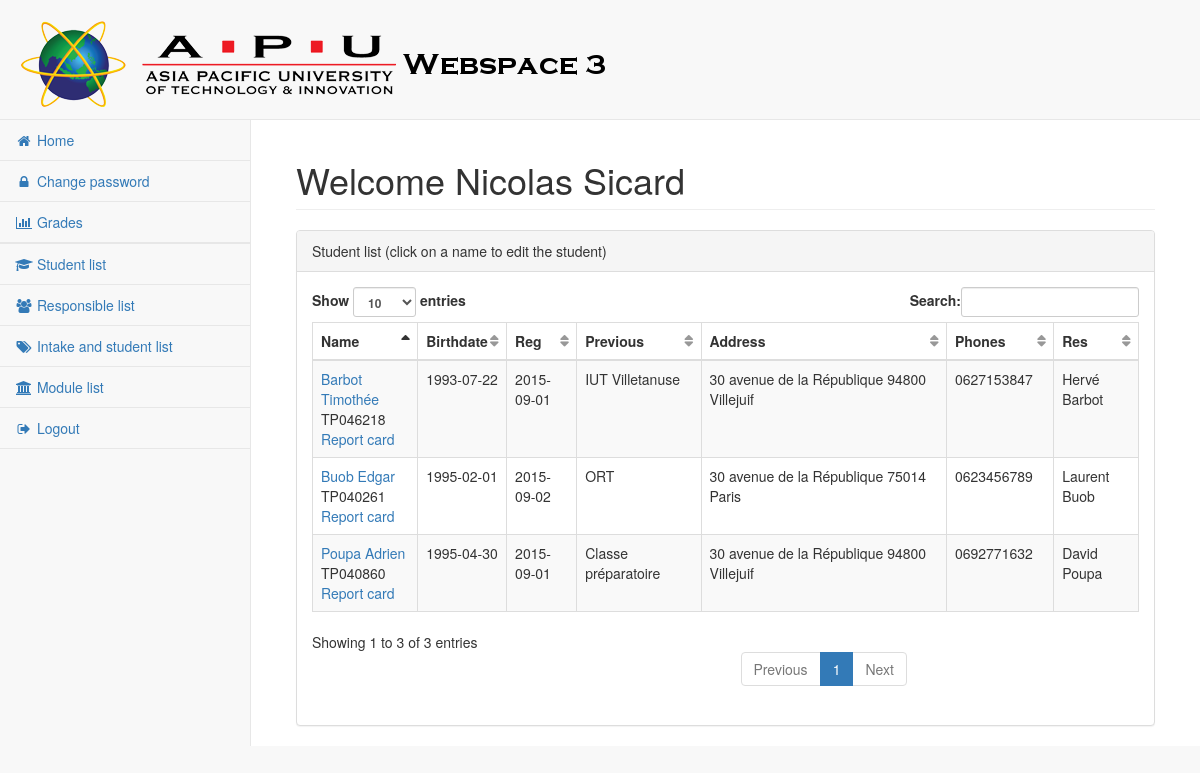
/students.php (signed in), run on the app's committed database.
### tables this page shows
CREATE TABLE IF NOT EXISTS `responsible` (
  `name_responsible` varchar(255) DEFAULT NULL,
  `surname_responsible` varchar(255) DEFAULT NULL,
  `mobile_responsible` int(10) DEFAULT NULL,
  `email_responsible` varchar(255) DEFAULT NULL,
  `street_responsible` varchar(255) DEFAULT NULL,
  `cp_responsible` bigint(5) DEFAULT NULL,
  `city_responsible` varchar(255) DEFAULT NULL,
  `student_id` int(10) NOT NULL,
  `id` int(10) NOT NULL AUTO_INCREMENT,
  PRIMARY KEY (`id`)
);

CREATE TABLE IF NOT EXISTS `student` (
  `name` varchar(255) NOT NULL,
  `surname` varchar(255) DEFAULT NULL,
  `birthdate` date DEFAULT NULL,
  `gender` varchar(1) DEFAULT NULL,
  `registered` date DEFAULT NULL,
  `previous_school` varchar(255) DEFAULT NULL,
  `photo` blob,
  `street` varchar(255) DEFAULT NULL,
  `cp` int(5) DEFAULT NULL,
  `city` varchar(255) DEFAULT NULL,
  `mobile` varchar(10) DEFAULT NULL,
  `phone` varchar(255) NOT NULL,
  `student_id` int(8) NOT NULL AUTO_INCREMENT,
  `tp_number` varchar(8) NOT NULL,
  `password` text NOT NULL,
  PRIMARY KEY (`student_id`)
);

### students.php (the view, shortened to what this page needs)
<?php
include 'include/functions.php';
include 'include/head.php';
include 'include/navigation.php';
?>
    <div id="page-wrapper">
        <div class="container-fluid">
            <div class="row">
                <div class="col-lg-12">
                    <h1 class="page-header">Welcome <?php echo htmlspecialchars($_SESSION['user']) ?></h1>
                </div>
            </div>
            <div class="row">
                <div class="col-lg-12">
                    <div class="panel panel-default">
                        <div class="panel-heading">
                            Student list (click on a name to edit the student)
                        </div>
                        <div class="panel-body">
                            <div class="dataTable_wrapper">
                                <table class="table table-striped table-bordered table-hover" id="jsTable">
                                    <thead>
                                    <tr>
                                        <th>Name</th>
                                        <th>Birthdate</th>
                                        <th>Reg</th>
                                        <th>Previous</th>
                                        <th>Address</th>
                                        <th>Phones</th>
                                        <th>Res</th>
                                    </tr>
                                    </thead>
                                    <tbody>
                                    <?php
                                    $result = $db->query("SELECT * FROM student, responsible WHERE student.student_id=responsible.student_id");
                                    while ( $line = $result->fetch())
                                    {
                                        $responsible = $line['surname_responsible'].' '.$line['name_responsible'];
                                        ?>
                                        <tr class="odd">
                                            <td><a href="edit-student.php?id=<?php echo htmlspecialchars($line['student_id']) ?>"><?php echo htmlspecialchars($line['name'].' '.$line['surname']) ?></a><br /><?php echo htmlspecialchars($line['tp_number']) ?><br /><a href="report-card.php?id=<?php echo htmlspecialchars($line['student_id']) ?>">Report card</a></td>
                                            <td><?php echo htmlspecialchars($line['birthdate']) ?></td>
                                            <td><?php echo htmlspecialchars($line['registered']) ?></td>
                                            <td><?php echo htmlspecialchars($line['previous_school']) ?></td>
                                            <td><?php echo htmlspecialchars($line['street']). ' '.htmlspecialchars($line['cp']). ' '.htmlspecialchars($line['city']) ?></td>
                                            <td><?php echo htmlspecialchars($line['mobile']).'<br />'.htmlspecialchars($line['phone']) ?></td>
                                            <td><?php echo htmlspecialchars($responsible) ?></td>
                                        </tr>
                                        <?php
                                    }
                                    ?>
                                    </tbody>
                                </table>
                            </div>
                        </div>
                    </div>
                </div>
            </div>
        </div>
    </div>
<?php
include 'include/foot.php';

### data on the page
responsible: student.surname "Poupa Adrien", student.tp_number "TP040860", student.birthdate "1995-04-30", student.registered "2015-09-01", student.previous_school "Classe préparatoire", student.street "30 avenue de la République", student.cp "94800", student.city "Villejuif", student.mobile "0692771632", responsible "David Poupa"
responsible: student.surname "Buob Edgar", student.tp_number "TP040261", student.birthdate "1995-02-01", student.registered "2015-09-02", student.previous_school "ORT", student.street "30 avenue de la République", student.cp "75014", student.city "Paris", student.mobile "0623456789", responsible "Laurent Buob"
responsible: student.surname "Barbot Timothée", student.tp_number "TP046218", student.birthdate "1993-07-22", student.registered "2015-09-01", student.previous_school "IUT Villetanuse", student.street "30 avenue de la République", student.cp "94800", student.city "Villejuif", student.mobile "0627153847", responsible "Hervé Barbot"

### other printed values
$_SESSION['user'] "Nicolas Sicard"
